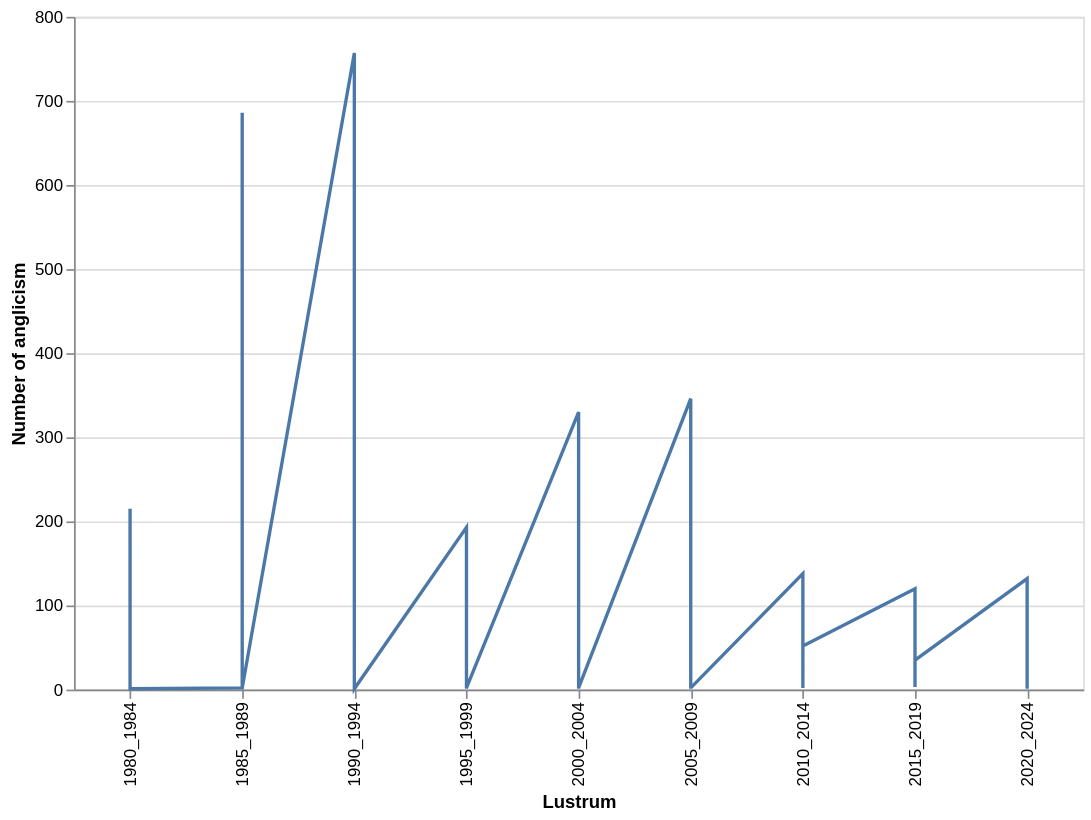

The Vega-Lite source for this figure:
### Vega-Lite specification from a JSON file in a GitHub repository (floating-point values rounded to 4 significant figures; data arrays with more than 128 entries replaced by an {"elided": "..."} marker saying what was removed)
{"$schema": "https://vega.github.io/schema/vega-lite/v5.6.1.json", "config": {"view": {"continuousHeight": 300, "continuousWidth": 300}}, "data": {"name": "data-f41c3ebb7b26c8f90190413989f1bb2b"}, "datasets": {"data-f41c3ebb7b26c8f90190413989f1bb2b": {"elided": "238 records"}}, "encoding": {"x": {"field": "Lustrum", "title": "Lustrum", "type": "nominal"}, "y": {"field": "Value", "title": "Number of anglicism", "type": "quantitative"}}, "height": 400, "mark": {"type": "line"}, "params": [{"bind": {"input": "range", "max": 45.0, "min": 1.0, "step": 1}, "name": "Select", "select": {"fields": ["Nice_class"], "type": "point"}}], "transform": [{"filter": {"param": "Select"}}], "width": 600}
